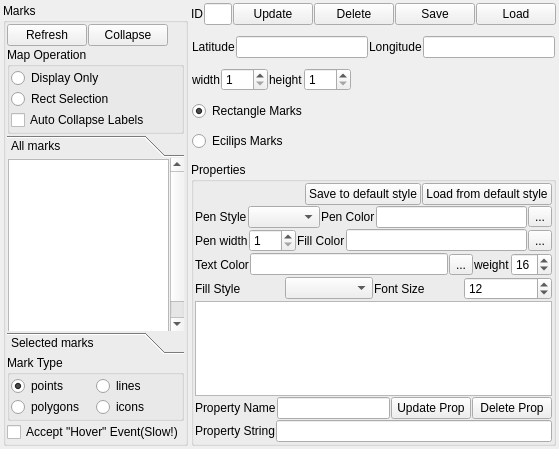
<?xml version="1.0" encoding="UTF-8"?>
<ui version="4.0">
 <class>qtvplugin_geomarker</class>
 <widget class="QWidget" name="qtvplugin_geomarker">
  <property name="geometry">
   <rect>
    <x>0</x>
    <y>0</y>
    <width>559</width>
    <height>449</height>
   </rect>
  </property>
  <property name="windowTitle">
   <string>geoMarker</string>
  </property>
  <property name="windowIcon">
   <iconset resource="resources.qrc">
    <normaloff>:/icons/default.png</normaloff>:/icons/default.png</iconset>
  </property>
  <layout class="QHBoxLayout" name="horizontalLayout_13">
   <property name="spacing">
    <number>3</number>
   </property>
   <property name="leftMargin">
    <number>3</number>
   </property>
   <property name="topMargin">
    <number>3</number>
   </property>
   <property name="rightMargin">
    <number>3</number>
   </property>
   <property name="bottomMargin">
    <number>3</number>
   </property>
   <item>
    <widget class="QGroupBox" name="groupBox_qtv">
     <property name="title">
      <string>Marks</string>
     </property>
     <layout class="QVBoxLayout" name="verticalLayout">
      <property name="spacing">
       <number>1</number>
      </property>
      <property name="leftMargin">
       <number>1</number>
      </property>
      <property name="topMargin">
       <number>1</number>
      </property>
      <property name="rightMargin">
       <number>1</number>
      </property>
      <property name="bottomMargin">
       <number>1</number>
      </property>
      <item>
       <layout class="QHBoxLayout" name="horizontalLayout_5">
        <item>
         <widget class="QPushButton" name="pushButton_QTV_refresh_list">
          <property name="text">
           <string>Refresh</string>
          </property>
          <property name="icon">
           <iconset resource="resources.qrc">
            <normaloff>:/icons/Refresh-1.png</normaloff>:/icons/Refresh-1.png</iconset>
          </property>
         </widget>
        </item>
        <item>
         <widget class="QPushButton" name="pushButton_QTV_collaps_all">
          <property name="text">
           <string>Collapse</string>
          </property>
          <property name="icon">
           <iconset resource="resources.qrc">
            <normaloff>:/icons/Collapse.png</normaloff>:/icons/Collapse.png</iconset>
          </property>
         </widget>
        </item>
        <item>
         <spacer name="horizontalSpacer_4">
          <property name="orientation">
           <enum>Qt::Horizontal</enum>
          </property>
          <property name="sizeHint" stdset="0">
           <size>
            <width>40</width>
            <height>20</height>
           </size>
          </property>
         </spacer>
        </item>
       </layout>
      </item>
      <item>
       <widget class="QGroupBox" name="groupBox_QTV_operation">
        <property name="title">
         <string>Map Operation</string>
        </property>
        <layout class="QVBoxLayout" name="verticalLayout_7">
         <property name="spacing">
          <number>1</number>
         </property>
         <property name="leftMargin">
          <number>1</number>
         </property>
         <property name="topMargin">
          <number>1</number>
         </property>
         <property name="rightMargin">
          <number>1</number>
         </property>
         <property name="bottomMargin">
          <number>1</number>
         </property>
         <item>
          <widget class="QRadioButton" name="radioButton_QTV_display">
           <property name="text">
            <string>Display Only</string>
           </property>
          </widget>
         </item>
         <item>
          <widget class="QRadioButton" name="radioButton_QTV_rect_selection">
           <property name="text">
            <string>Rect Selection</string>
           </property>
          </widget>
         </item>
         <item>
          <widget class="QCheckBox" name="checkBox_QTV_hoverEvt_AutoLabel">
           <property name="text">
            <string>Auto Collapse Labels</string>
           </property>
          </widget>
         </item>
        </layout>
       </widget>
      </item>
      <item>
       <widget class="QToolBox" name="toolBox_QTV_marks">
        <property name="sizePolicy">
         <sizepolicy hsizetype="Preferred" vsizetype="Preferred">
          <horstretch>0</horstretch>
          <verstretch>0</verstretch>
         </sizepolicy>
        </property>
        <property name="currentIndex">
         <number>0</number>
        </property>
        <property name="tabSpacing">
         <number>1</number>
        </property>
        <widget class="QWidget" name="page">
         <property name="geometry">
          <rect>
           <x>0</x>
           <y>0</y>
           <width>173</width>
           <height>194</height>
          </rect>
         </property>
         <attribute name="icon">
          <iconset resource="resources.qrc">
           <normaloff>:/icons/all_marks.png</normaloff>:/icons/all_marks.png</iconset>
         </attribute>
         <attribute name="label">
          <string>All marks</string>
         </attribute>
         <layout class="QVBoxLayout" name="verticalLayout_10">
          <property name="spacing">
           <number>1</number>
          </property>
          <property name="leftMargin">
           <number>1</number>
          </property>
          <property name="topMargin">
           <number>1</number>
          </property>
          <property name="rightMargin">
           <number>1</number>
          </property>
          <property name="bottomMargin">
           <number>1</number>
          </property>
          <item>
           <widget class="QTableView" name="tableView_QTV_marks">
            <property name="sizePolicy">
             <sizepolicy hsizetype="Expanding" vsizetype="MinimumExpanding">
              <horstretch>0</horstretch>
              <verstretch>0</verstretch>
             </sizepolicy>
            </property>
           </widget>
          </item>
         </layout>
        </widget>
        <widget class="QWidget" name="page_2">
         <property name="geometry">
          <rect>
           <x>0</x>
           <y>0</y>
           <width>187</width>
           <height>177</height>
          </rect>
         </property>
         <attribute name="icon">
          <iconset resource="resources.qrc">
           <normaloff>:/icons/selected_marks.png</normaloff>:/icons/selected_marks.png</iconset>
         </attribute>
         <attribute name="label">
          <string>Selected marks</string>
         </attribute>
         <layout class="QVBoxLayout" name="verticalLayout_12">
          <property name="spacing">
           <number>1</number>
          </property>
          <property name="leftMargin">
           <number>1</number>
          </property>
          <property name="topMargin">
           <number>1</number>
          </property>
          <property name="rightMargin">
           <number>1</number>
          </property>
          <property name="bottomMargin">
           <number>1</number>
          </property>
          <item>
           <widget class="QPushButton" name="pushButton_QTV_sel_clear">
            <property name="text">
             <string>Clear Sel</string>
            </property>
           </widget>
          </item>
          <item>
           <widget class="QPushButton" name="pushButton_QTV_sel_delselected">
            <property name="text">
             <string>Delete Selected  Items</string>
            </property>
           </widget>
          </item>
          <item>
           <widget class="QTableView" name="tableView_QTV_marks_sel">
            <property name="sizePolicy">
             <sizepolicy hsizetype="Expanding" vsizetype="Preferred">
              <horstretch>0</horstretch>
              <verstretch>0</verstretch>
             </sizepolicy>
            </property>
           </widget>
          </item>
         </layout>
        </widget>
       </widget>
      </item>
      <item>
       <widget class="QGroupBox" name="groupBox_QTV_2">
        <property name="title">
         <string>Mark Type</string>
        </property>
        <layout class="QGridLayout" name="gridLayout">
         <property name="leftMargin">
          <number>1</number>
         </property>
         <property name="topMargin">
          <number>1</number>
         </property>
         <property name="rightMargin">
          <number>1</number>
         </property>
         <property name="bottomMargin">
          <number>1</number>
         </property>
         <property name="spacing">
          <number>1</number>
         </property>
         <item row="0" column="0">
          <widget class="QRadioButton" name="radioButton_QTV_tool_point">
           <property name="text">
            <string>points</string>
           </property>
           <property name="checked">
            <bool>true</bool>
           </property>
          </widget>
         </item>
         <item row="0" column="1">
          <widget class="QRadioButton" name="radioButton_QTV_tool_line">
           <property name="text">
            <string>lines</string>
           </property>
          </widget>
         </item>
         <item row="1" column="0">
          <widget class="QRadioButton" name="radioButton_QTV_tool_polygon">
           <property name="text">
            <string>polygons</string>
           </property>
          </widget>
         </item>
         <item row="1" column="1">
          <widget class="QRadioButton" name="radioButton_QTV_tool_icons">
           <property name="text">
            <string>icons</string>
           </property>
          </widget>
         </item>
        </layout>
       </widget>
      </item>
      <item>
       <widget class="QCheckBox" name="checkBox_QTV_acceptHoverEvent">
        <property name="text">
         <string>Accept &quot;Hover&quot; Event(Slow!)</string>
        </property>
       </widget>
      </item>
     </layout>
    </widget>
   </item>
   <item>
    <layout class="QVBoxLayout" name="verticalLayout_8">
     <property name="spacing">
      <number>1</number>
     </property>
     <item>
      <layout class="QHBoxLayout" name="horizontalLayout">
       <property name="spacing">
        <number>1</number>
       </property>
       <item>
        <widget class="QLabel" name="label_QTV_3">
         <property name="text">
          <string>ID</string>
         </property>
        </widget>
       </item>
       <item>
        <widget class="QLineEdit" name="lineEdit_QTV_currentID"/>
       </item>
       <item>
        <widget class="QPushButton" name="pushButton_QTV_update">
         <property name="text">
          <string>Update</string>
         </property>
         <property name="icon">
          <iconset resource="resources.qrc">
           <normaloff>:/icons/Trust.png</normaloff>:/icons/Trust.png</iconset>
         </property>
        </widget>
       </item>
       <item>
        <widget class="QPushButton" name="pushButton_QTV_del">
         <property name="text">
          <string>Delete</string>
         </property>
         <property name="icon">
          <iconset resource="resources.qrc">
           <normaloff>:/icons/delete-21.png</normaloff>:/icons/delete-21.png</iconset>
         </property>
        </widget>
       </item>
       <item>
        <widget class="QPushButton" name="pushButton_QTV_save">
         <property name="text">
          <string>Save</string>
         </property>
         <property name="icon">
          <iconset resource="resources.qrc">
           <normaloff>:/icons/Floppy_Red.png</normaloff>:/icons/Floppy_Red.png</iconset>
         </property>
        </widget>
       </item>
       <item>
        <widget class="QPushButton" name="pushButton_QTV_load">
         <property name="text">
          <string>Load</string>
         </property>
         <property name="icon">
          <iconset resource="resources.qrc">
           <normaloff>:/icons/Floppy_Purple.png</normaloff>:/icons/Floppy_Purple.png</iconset>
         </property>
        </widget>
       </item>
      </layout>
     </item>
     <item>
      <widget class="QStackedWidget" name="stackedWidget_marks">
       <property name="sizePolicy">
        <sizepolicy hsizetype="Preferred" vsizetype="Maximum">
         <horstretch>0</horstretch>
         <verstretch>0</verstretch>
        </sizepolicy>
       </property>
       <property name="frameShape">
        <enum>QFrame::NoFrame</enum>
       </property>
       <property name="frameShadow">
        <enum>QFrame::Plain</enum>
       </property>
       <property name="lineWidth">
        <number>0</number>
       </property>
       <property name="currentIndex">
        <number>0</number>
       </property>
       <widget class="QWidget" name="page_points">
        <layout class="QVBoxLayout" name="verticalLayout_2">
         <property name="spacing">
          <number>1</number>
         </property>
         <property name="leftMargin">
          <number>1</number>
         </property>
         <property name="topMargin">
          <number>1</number>
         </property>
         <property name="rightMargin">
          <number>1</number>
         </property>
         <property name="bottomMargin">
          <number>1</number>
         </property>
         <item>
          <layout class="QHBoxLayout" name="horizontalLayout_7">
           <property name="spacing">
            <number>1</number>
           </property>
           <property name="sizeConstraint">
            <enum>QLayout::SetMaximumSize</enum>
           </property>
           <item>
            <widget class="QLabel" name="label_QTV_4">
             <property name="text">
              <string>Latitude</string>
             </property>
            </widget>
           </item>
           <item>
            <widget class="QLineEdit" name="lineEdit_QTV_point_lat"/>
           </item>
           <item>
            <widget class="QLabel" name="label_QTV_6">
             <property name="text">
              <string>Longitude</string>
             </property>
            </widget>
           </item>
           <item>
            <widget class="QLineEdit" name="lineEdit_QTV_point_lon"/>
           </item>
          </layout>
         </item>
         <item>
          <layout class="QHBoxLayout" name="horizontalLayout_3">
           <property name="spacing">
            <number>1</number>
           </property>
           <property name="sizeConstraint">
            <enum>QLayout::SetDefaultConstraint</enum>
           </property>
           <item>
            <widget class="QLabel" name="label_QTV_15">
             <property name="text">
              <string>width</string>
             </property>
            </widget>
           </item>
           <item>
            <widget class="QSpinBox" name="spinBox_QTV_point_width">
             <property name="minimum">
              <number>1</number>
             </property>
             <property name="maximum">
              <number>256</number>
             </property>
            </widget>
           </item>
           <item>
            <widget class="QLabel" name="label_QTV_20">
             <property name="text">
              <string>height</string>
             </property>
            </widget>
           </item>
           <item>
            <widget class="QSpinBox" name="spinBox_QTV_point_height">
             <property name="minimum">
              <number>1</number>
             </property>
             <property name="maximum">
              <number>256</number>
             </property>
            </widget>
           </item>
           <item>
            <spacer name="horizontalSpacer">
             <property name="orientation">
              <enum>Qt::Horizontal</enum>
             </property>
             <property name="sizeHint" stdset="0">
              <size>
               <width>40</width>
               <height>20</height>
              </size>
             </property>
            </spacer>
           </item>
          </layout>
         </item>
         <item>
          <widget class="QRadioButton" name="radioButton_QTV_PointRect">
           <property name="text">
            <string>Rectangle Marks</string>
           </property>
           <property name="checked">
            <bool>true</bool>
           </property>
          </widget>
         </item>
         <item>
          <widget class="QRadioButton" name="radioButton_QTV_PointRound">
           <property name="text">
            <string>Ecilips Marks</string>
           </property>
          </widget>
         </item>
        </layout>
       </widget>
       <widget class="QWidget" name="page_line">
        <layout class="QVBoxLayout" name="verticalLayout_6">
         <property name="spacing">
          <number>0</number>
         </property>
         <property name="sizeConstraint">
          <enum>QLayout::SetMaximumSize</enum>
         </property>
         <property name="leftMargin">
          <number>0</number>
         </property>
         <property name="topMargin">
          <number>0</number>
         </property>
         <property name="rightMargin">
          <number>0</number>
         </property>
         <property name="bottomMargin">
          <number>0</number>
         </property>
         <item>
          <layout class="QHBoxLayout" name="horizontalLayout_9">
           <item>
            <widget class="QLabel" name="label_QTV_7">
             <property name="text">
              <string>Lat1</string>
             </property>
            </widget>
           </item>
           <item>
            <widget class="QLineEdit" name="lineEdit_QTV_lineLat1"/>
           </item>
           <item>
            <widget class="QLabel" name="label_QTV_9">
             <property name="text">
              <string>Lon1</string>
             </property>
            </widget>
           </item>
           <item>
            <widget class="QLineEdit" name="lineEdit_QTV_lineLon1"/>
           </item>
           <item>
            <widget class="QPushButton" name="pushButton_QTV_pickToLine1">
             <property name="text">
              <string>Pick</string>
             </property>
             <property name="icon">
              <iconset resource="resources.qrc">
               <normaloff>:/icons/Updates.png</normaloff>:/icons/Updates.png</iconset>
             </property>
            </widget>
           </item>
          </layout>
         </item>
         <item>
          <layout class="QHBoxLayout" name="horizontalLayout_10">
           <item>
            <widget class="QLabel" name="label_QTV_8">
             <property name="text">
              <string>Lat2</string>
             </property>
            </widget>
           </item>
           <item>
            <widget class="QLineEdit" name="lineEdit_QTV_lineLat2"/>
           </item>
           <item>
            <widget class="QLabel" name="label_QTV_10">
             <property name="text">
              <string>Lon2</string>
             </property>
            </widget>
           </item>
           <item>
            <widget class="QLineEdit" name="lineEdit_QTV_lineLon2"/>
           </item>
           <item>
            <widget class="QPushButton" name="pushButton_QTV_pickToLine2">
             <property name="text">
              <string>Pick</string>
             </property>
             <property name="icon">
              <iconset resource="resources.qrc">
               <normaloff>:/icons/Updates.png</normaloff>:/icons/Updates.png</iconset>
             </property>
            </widget>
           </item>
          </layout>
         </item>
        </layout>
       </widget>
       <widget class="QWidget" name="page_polygon">
        <layout class="QVBoxLayout" name="verticalLayout_4">
         <property name="spacing">
          <number>1</number>
         </property>
         <property name="leftMargin">
          <number>1</number>
         </property>
         <property name="topMargin">
          <number>1</number>
         </property>
         <property name="rightMargin">
          <number>1</number>
         </property>
         <property name="bottomMargin">
          <number>1</number>
         </property>
         <item>
          <widget class="QLabel" name="label_QTV_13">
           <property name="text">
            <string>corner Points</string>
           </property>
          </widget>
         </item>
         <item>
          <widget class="QPlainTextEdit" name="plainTextEdit_QTV_corners">
           <property name="lineWrapMode">
            <enum>QPlainTextEdit::NoWrap</enum>
           </property>
          </widget>
         </item>
         <item>
          <layout class="QHBoxLayout" name="horizontalLayout_14">
           <item>
            <widget class="QCheckBox" name="checkBox_QTV_multiline">
             <property name="text">
              <string>Multiline(Not close)</string>
             </property>
            </widget>
           </item>
           <item>
            <spacer name="horizontalSpacer_2">
             <property name="orientation">
              <enum>Qt::Horizontal</enum>
             </property>
             <property name="sizeHint" stdset="0">
              <size>
               <width>40</width>
               <height>20</height>
              </size>
             </property>
            </spacer>
           </item>
           <item>
            <widget class="QPushButton" name="pushButton_QTV_getPolygon">
             <property name="text">
              <string>Call Polygon Get</string>
             </property>
             <property name="icon">
              <iconset resource="resources.qrc">
               <normaloff>:/icons/Network-27.png</normaloff>:/icons/Network-27.png</iconset>
             </property>
            </widget>
           </item>
          </layout>
         </item>
        </layout>
       </widget>
       <widget class="QWidget" name="page_icon">
        <layout class="QVBoxLayout" name="verticalLayout_9">
         <item>
          <layout class="QHBoxLayout" name="horizontalLayout_18">
           <item>
            <widget class="QLabel" name="label_QTV_5">
             <property name="text">
              <string>icon</string>
             </property>
            </widget>
           </item>
           <item>
            <widget class="QComboBox" name="comboBox_QTV_icons"/>
           </item>
           <item>
            <widget class="QCheckBox" name="checkBox_QTV_icon_smooth">
             <property name="text">
              <string>smooth</string>
             </property>
            </widget>
           </item>
           <item>
            <widget class="QPushButton" name="pushButton_QTV_import_icon">
             <property name="text">
              <string>add</string>
             </property>
             <property name="icon">
              <iconset resource="resources.qrc">
               <normaloff>:/icons/Add to favourites.png</normaloff>:/icons/Add to favourites.png</iconset>
             </property>
            </widget>
           </item>
          </layout>
         </item>
         <item>
          <layout class="QHBoxLayout" name="horizontalLayout_19">
           <item>
            <widget class="QLabel" name="label_QTV_26">
             <property name="text">
              <string>scale ratio</string>
             </property>
            </widget>
           </item>
           <item>
            <widget class="QLineEdit" name="lineEdit_QTV_icon_scale"/>
           </item>
           <item>
            <widget class="QLabel" name="label_QTV_18">
             <property name="text">
              <string>rotate</string>
             </property>
            </widget>
           </item>
           <item>
            <widget class="QLineEdit" name="lineEdit_QTV_icon_rotate"/>
           </item>
          </layout>
         </item>
         <item>
          <layout class="QHBoxLayout" name="horizontalLayout_17">
           <item>
            <widget class="QLabel" name="label_QTV_22">
             <property name="text">
              <string>Latitude</string>
             </property>
            </widget>
           </item>
           <item>
            <widget class="QLineEdit" name="lineEdit_QTV_icon_lat"/>
           </item>
           <item>
            <widget class="QLabel" name="label_QTV_17">
             <property name="text">
              <string>Longitude</string>
             </property>
            </widget>
           </item>
           <item>
            <widget class="QLineEdit" name="lineEdit_QTV_icon_lon"/>
           </item>
          </layout>
         </item>
         <item>
          <layout class="QHBoxLayout" name="horizontalLayout_20">
           <item>
            <spacer name="horizontalSpacer_3">
             <property name="orientation">
              <enum>Qt::Horizontal</enum>
             </property>
             <property name="sizeHint" stdset="0">
              <size>
               <width>40</width>
               <height>20</height>
              </size>
             </property>
            </spacer>
           </item>
           <item>
            <widget class="QPushButton" name="pushButton_QTV_load_icons">
             <property name="text">
              <string>load</string>
             </property>
             <property name="icon">
              <iconset resource="resources.qrc">
               <normaloff>:/icons/Drive Slot Load.png</normaloff>:/icons/Drive Slot Load.png</iconset>
             </property>
            </widget>
           </item>
           <item>
            <widget class="QPushButton" name="pushButton_QTV_save_icons">
             <property name="text">
              <string>save</string>
             </property>
             <property name="icon">
              <iconset resource="resources.qrc">
               <normaloff>:/icons/Add window 2.png</normaloff>:/icons/Add window 2.png</iconset>
             </property>
            </widget>
           </item>
          </layout>
         </item>
        </layout>
       </widget>
      </widget>
     </item>
     <item>
      <widget class="QGroupBox" name="groupBox_QTV_3">
       <property name="sizePolicy">
        <sizepolicy hsizetype="Preferred" vsizetype="Preferred">
         <horstretch>0</horstretch>
         <verstretch>0</verstretch>
        </sizepolicy>
       </property>
       <property name="title">
        <string>Properties</string>
       </property>
       <layout class="QVBoxLayout" name="verticalLayout_5">
        <property name="spacing">
         <number>1</number>
        </property>
        <property name="leftMargin">
         <number>1</number>
        </property>
        <property name="topMargin">
         <number>1</number>
        </property>
        <property name="rightMargin">
         <number>1</number>
        </property>
        <property name="bottomMargin">
         <number>1</number>
        </property>
        <item>
         <layout class="QHBoxLayout" name="horizontalLayout_6">
          <item>
           <spacer name="horizontalSpacer_5">
            <property name="orientation">
             <enum>Qt::Horizontal</enum>
            </property>
            <property name="sizeHint" stdset="0">
             <size>
              <width>40</width>
              <height>20</height>
             </size>
            </property>
           </spacer>
          </item>
          <item>
           <widget class="QPushButton" name="pushButton_QTV_style_default_save">
            <property name="text">
             <string>Save to default style</string>
            </property>
            <property name="icon">
             <iconset resource="resources.qrc">
              <normaloff>:/icons/StyleSave.png</normaloff>:/icons/StyleSave.png</iconset>
            </property>
           </widget>
          </item>
          <item>
           <widget class="QPushButton" name="pushButton_QTV_style_default_load">
            <property name="text">
             <string>Load from default style</string>
            </property>
            <property name="icon">
             <iconset resource="resources.qrc">
              <normaloff>:/icons/StyleLoad.png</normaloff>:/icons/StyleLoad.png</iconset>
            </property>
           </widget>
          </item>
         </layout>
        </item>
        <item>
         <layout class="QHBoxLayout" name="horizontalLayout_11">
          <item>
           <widget class="QLabel" name="label_QTV_19">
            <property name="text">
             <string>Pen Style</string>
            </property>
           </widget>
          </item>
          <item>
           <widget class="QComboBox" name="comboBox_QTV_linePad"/>
          </item>
          <item>
           <widget class="QLabel" name="label_QTV_12">
            <property name="text">
             <string>Pen Color</string>
            </property>
           </widget>
          </item>
          <item>
           <widget class="QLineEdit" name="lineEdit_QTV_PenColor"/>
          </item>
          <item>
           <widget class="QToolButton" name="toolButton_QTV_selColorPen">
            <property name="text">
             <string>...</string>
            </property>
           </widget>
          </item>
         </layout>
        </item>
        <item>
         <layout class="QHBoxLayout" name="horizontalLayout_12">
          <item>
           <widget class="QLabel" name="label_QTV_11">
            <property name="text">
             <string>Pen width</string>
            </property>
           </widget>
          </item>
          <item>
           <widget class="QSpinBox" name="spinBox_QTV_penWidth">
            <property name="minimum">
             <number>1</number>
            </property>
            <property name="maximum">
             <number>256</number>
            </property>
           </widget>
          </item>
          <item>
           <widget class="QLabel" name="label_QTV_16">
            <property name="text">
             <string>Fill Color</string>
            </property>
           </widget>
          </item>
          <item>
           <widget class="QLineEdit" name="lineEdit_QTV_FillColor"/>
          </item>
          <item>
           <widget class="QToolButton" name="toolButton_QTV_selColorFill">
            <property name="text">
             <string>...</string>
            </property>
           </widget>
          </item>
         </layout>
        </item>
        <item>
         <layout class="QHBoxLayout" name="horizontalLayout_4">
          <item>
           <widget class="QLabel" name="label_QTV_14">
            <property name="text">
             <string>Text Color</string>
            </property>
           </widget>
          </item>
          <item>
           <widget class="QLineEdit" name="lineEdit_QTV_TextColor"/>
          </item>
          <item>
           <widget class="QToolButton" name="toolButton_QTV_selColorText">
            <property name="text">
             <string>...</string>
            </property>
           </widget>
          </item>
          <item>
           <widget class="QLabel" name="label_QTV_25">
            <property name="text">
             <string>weight</string>
            </property>
           </widget>
          </item>
          <item>
           <widget class="QSpinBox" name="spinBox_QTV_textWeight">
            <property name="minimum">
             <number>1</number>
            </property>
            <property name="maximum">
             <number>99</number>
            </property>
            <property name="value">
             <number>16</number>
            </property>
           </widget>
          </item>
         </layout>
        </item>
        <item>
         <layout class="QHBoxLayout" name="horizontalLayout_15">
          <item>
           <widget class="QLabel" name="label_QTV_24">
            <property name="text">
             <string>Fill Style</string>
            </property>
           </widget>
          </item>
          <item>
           <widget class="QComboBox" name="comboBox_QTV_fillPad"/>
          </item>
          <item>
           <widget class="QLabel" name="label_QTV_23">
            <property name="text">
             <string>Font Size</string>
            </property>
           </widget>
          </item>
          <item>
           <widget class="QSpinBox" name="spinBox_QTV_fontSize">
            <property name="minimum">
             <number>1</number>
            </property>
            <property name="maximum">
             <number>720</number>
            </property>
            <property name="value">
             <number>12</number>
            </property>
           </widget>
          </item>
         </layout>
        </item>
        <item>
         <widget class="QTableView" name="tableView_QTV_props">
          <property name="sizePolicy">
           <sizepolicy hsizetype="Expanding" vsizetype="Preferred">
            <horstretch>0</horstretch>
            <verstretch>0</verstretch>
           </sizepolicy>
          </property>
         </widget>
        </item>
        <item>
         <layout class="QHBoxLayout" name="horizontalLayout_8">
          <item>
           <widget class="QLabel" name="label_qtv">
            <property name="text">
             <string>Property Name</string>
            </property>
           </widget>
          </item>
          <item>
           <widget class="QLineEdit" name="lineEdit_QTV_prop_name"/>
          </item>
          <item>
           <widget class="QPushButton" name="pushButton_QTV_prop_update">
            <property name="text">
             <string>Update Prop</string>
            </property>
            <property name="icon">
             <iconset resource="resources.qrc">
              <normaloff>:/icons/Properties.png</normaloff>:/icons/Properties.png</iconset>
            </property>
           </widget>
          </item>
          <item>
           <widget class="QPushButton" name="pushButton_QTV_prop_delete">
            <property name="text">
             <string>Delete Prop</string>
            </property>
            <property name="icon">
             <iconset resource="resources.qrc">
              <normaloff>:/icons/delete-21.png</normaloff>:/icons/delete-21.png</iconset>
            </property>
           </widget>
          </item>
         </layout>
        </item>
        <item>
         <layout class="QHBoxLayout" name="horizontalLayout_16">
          <item>
           <widget class="QLabel" name="label_QTV_2">
            <property name="text">
             <string>Property String</string>
            </property>
           </widget>
          </item>
          <item>
           <widget class="QLineEdit" name="lineEdit_QTV_prop_string"/>
          </item>
         </layout>
        </item>
       </layout>
      </widget>
     </item>
    </layout>
   </item>
  </layout>
 </widget>
 <resources>
  <include location="resources.qrc"/>
 </resources>
 <connections/>
</ui>
